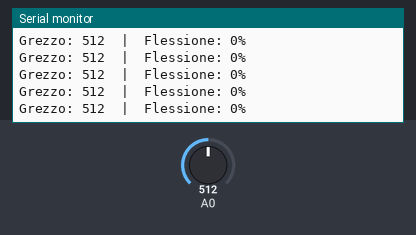
Bench run of a sketch on a simulated Arduino Uno, built with avr-gcc and run on an emulated ATmega328P. Parts: the last lines printed to the serial monitor. The test bench sets the inputs (shaded band); at power-on: A0 = 512.

Above: at 4.2 s.
4.3 s: A0 set to 305
At 4.32 s:
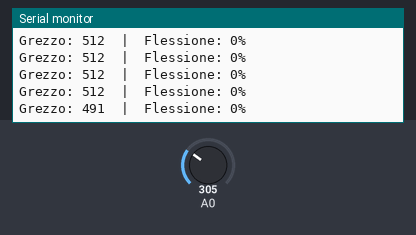
7.3 s: A0 set to 277
At 7.31 s:
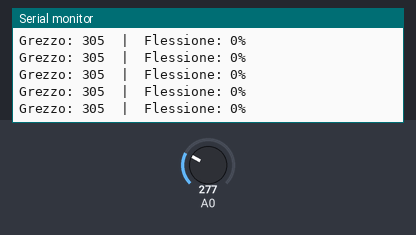
Timing chart, 0 to 9.8 s (numbered marks = the images above; inputs shaded):
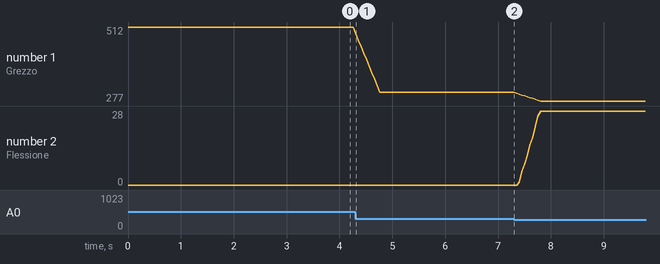

The sketch:

flex.ino
```cpp
// Calibra questi due valori con il tuo sensore reale
const int FLEX_DRITTO  = 300;  // valore a dito disteso
const int FLEX_PIEGATO = 220;  // valore a dito completamente piegato

const int N_CAMPIONI = 10;
int campioni[N_CAMPIONI];
int indice = 0;

void setup() {
  Serial.begin(115200);
  // Precarica il buffer con il valore attuale
  for (int i = 0; i < N_CAMPIONI; i++) {
    campioni[i] = analogRead(A0);
  }
}

void loop() {
  // Media mobile su 10 campioni
  campioni[indice] = analogRead(A0);
  indice = (indice + 1) % N_CAMPIONI;

  int somma = 0;
  for (int i = 0; i < N_CAMPIONI; i++) somma += campioni[i];
  int medio = somma / N_CAMPIONI;

  // Mappa su 0 (disteso) → 100 (piegato)
  int flessione = map(medio, FLEX_DRITTO, FLEX_PIEGATO, 0, 100);
  flessione = constrain(flessione, 0, 100);

  Serial.print("Grezzo: ");
  Serial.print(medio);
  Serial.print("  |  Flessione: ");
  Serial.print(flessione);
  Serial.println("%");

  delay(50);
}
```

Measured:
- after the input at 4.3 s, the serial monitor: prints a new line at once (image 1)
- plotted number 1: 512 → 305 after the input at 4.3 s, 305 → 277 after the input at 7.3 s
- plotted number 2: 0 → 28 after the input at 7.3 s
